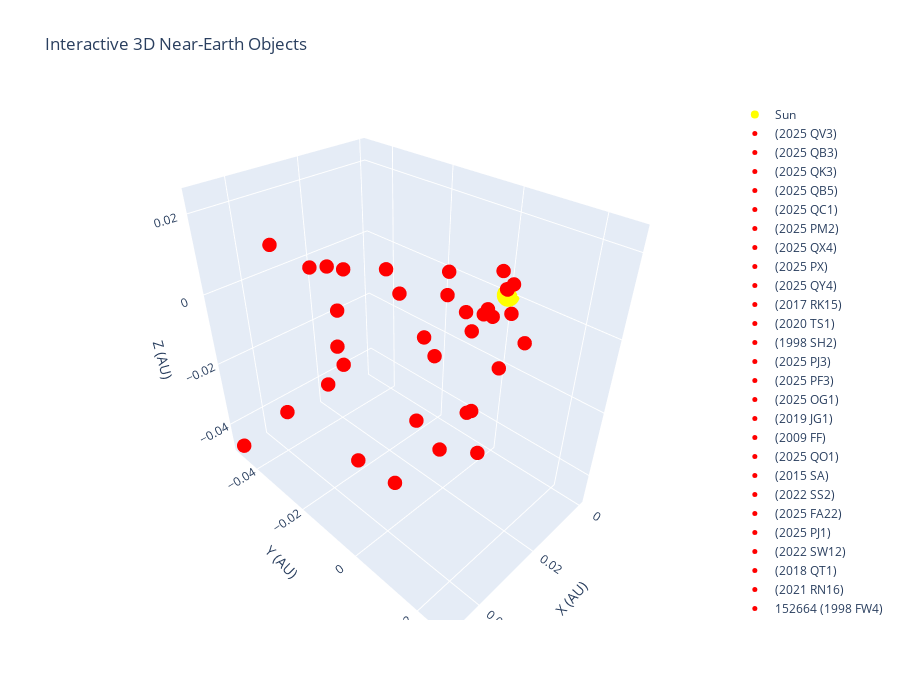
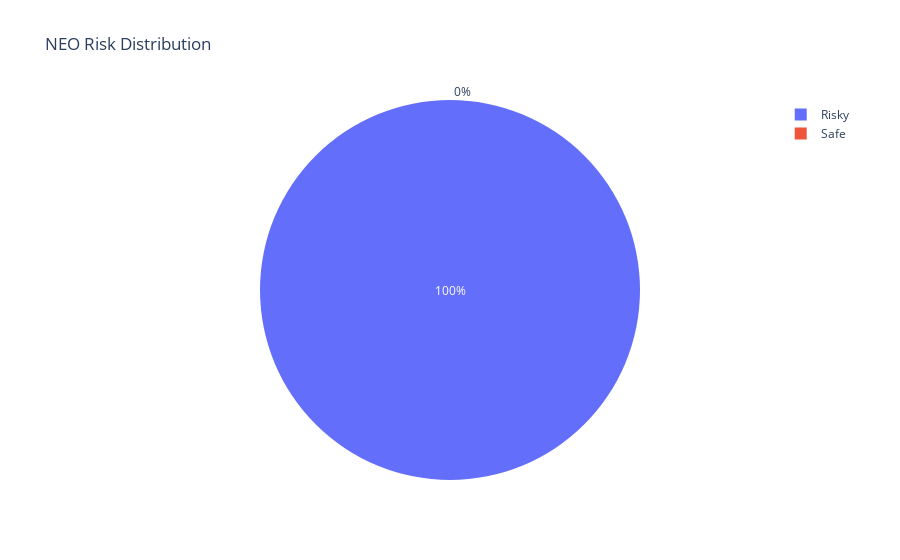
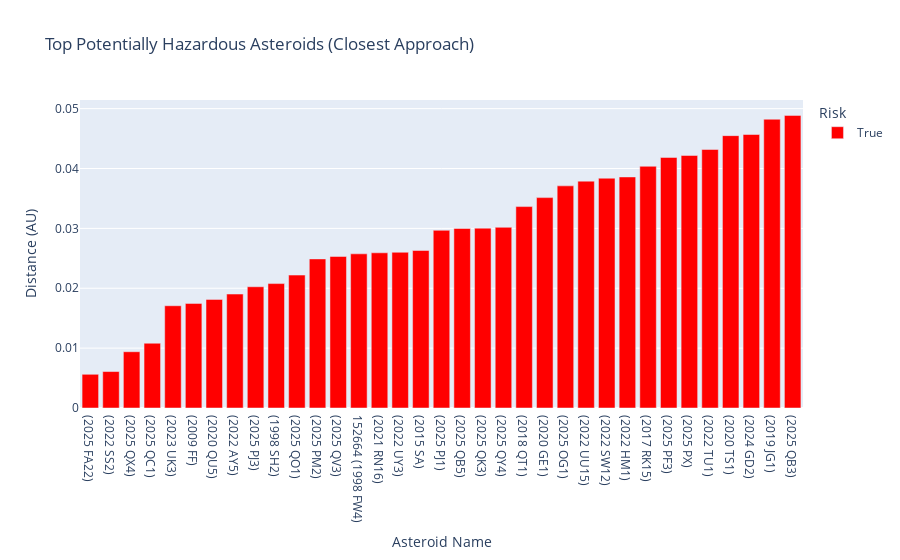
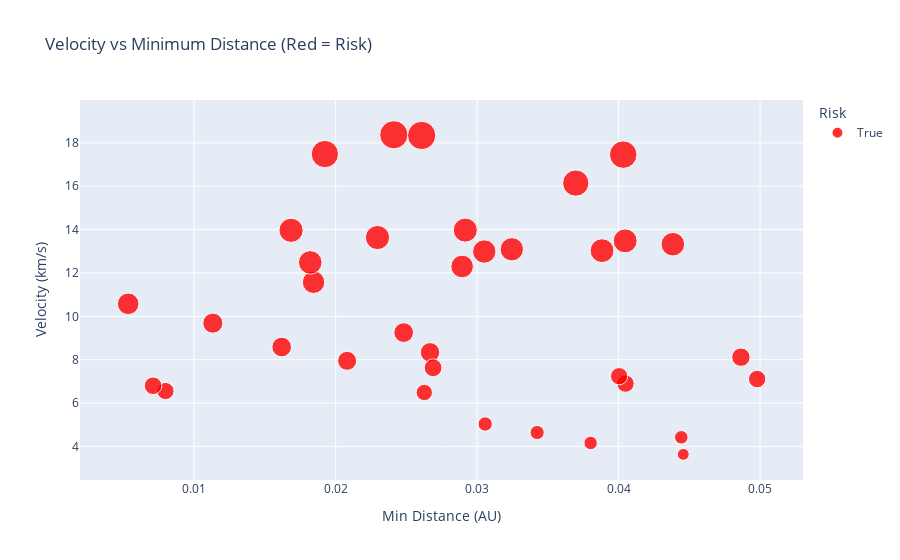

Notebook code cell kept with these figures, in order:
### Code cell
import pandas as pd
import numpy as np
import matplotlib.pyplot as plt
import plotly.graph_objects as go
import plotly.express as px

# =============================
# 1. Load Dataset
# =============================
df = pd.read_csv(r"C:\Users\hp\Downloads\NEO Earth Close Approaches.csv")
df.columns = df.columns.str.strip()

# Auto-detect columns
col_object = next((c for c in df.columns if 'object' in c.lower() or 'designation' in c.lower()), None)
col_date = next((c for c in df.columns if 'date' in c.lower()), None)
col_distance_min = next((c for c in df.columns if 'distance' in c.lower() and 'min' in c.lower()), None)
col_distance_nom = next((c for c in df.columns if 'distance' in c.lower() and 'nom' in c.lower()), None)
col_velocity = next((c for c in df.columns if 'v' in c.lower()), None)  # velocity column auto-detect

# Convert numeric columns
df[col_distance_min] = pd.to_numeric(df[col_distance_min], errors='coerce')
df[col_distance_nom] = pd.to_numeric(df[col_distance_nom], errors='coerce')
df[col_velocity] = pd.to_numeric(df[col_velocity], errors='coerce')

# =============================
# 2. Risk Detection
# =============================
threshold_au = 0.05
df['Risk'] = df[col_distance_min] <= threshold_au
risky_asteroids = df[df['Risk']]

print(f"Detected {len(risky_asteroids)} potentially hazardous asteroids.")

# =============================
# 3. 2D Orbit Plot (Matplotlib)
# =============================
plt.figure(figsize=(10,10))
ax = plt.gca()

# Plot Sun
ax.scatter(0,0,color='yellow', s=250, label='Sun')

# Earth orbit (1 AU circle)
theta = np.linspace(0,2*np.pi,500)
ax.plot(np.cos(theta), np.sin(theta), 'b--', label='Earth Orbit (1 AU)')

# Plot NEOs using nominal distances
for idx, row in df.head(50).iterrows():  # first 50 for clarity
    x = row[col_distance_nom] if not np.isnan(row[col_distance_nom]) else 0
    y = np.random.uniform(-x, x)
    color = 'red' if row['Risk'] else 'green'
    ax.scatter(x, y, color=color, alpha=0.7, label=row[col_object] if row['Risk'] else None)

ax.set_aspect('equal','box')
ax.set_xlabel('X (AU)')
ax.set_ylabel('Y (AU)')
ax.set_title('Near-Earth Object Orbits (Red = Risky)')
ax.legend(loc='upper right', fontsize=8)
plt.show()

# =============================
# 4. Interactive 3D Plot (Plotly)
# =============================
fig3d = go.Figure()

# Sun
fig3d.add_trace(go.Scatter3d(
    x=[0], y=[0], z=[0],
    mode='markers',
    marker=dict(size=8, color='yellow'),
    name='Sun'
))

# NEOs positions (randomized z for 3D effect)
for idx, row in df.head(50).iterrows():
    x = row[col_distance_nom] if not np.isnan(row[col_distance_nom]) else 0
    y = np.random.uniform(-x, x)
    z = np.random.uniform(-x, x)
    color = 'red' if row['Risk'] else 'green'
    fig3d.add_trace(go.Scatter3d(
        x=[x], y=[y], z=[z],
        mode='markers',
        marker=dict(size=5, color=color),
        hovertext=f"{row[col_object]}<br>Date: {row[col_date]}<br>Min Distance: {row[col_distance_min]:.4f} AU",
        name=row[col_object]
    ))

fig3d.update_layout(
    title="Interactive 3D Near-Earth Objects",
    scene=dict(xaxis_title='X (AU)', yaxis_title='Y (AU)', zaxis_title='Z (AU)'),
    height=700
)
fig3d.show()

# =============================
# 5. Risk Visualization Charts (Plotly)
# =============================

# Pie Chart: Risk Distribution
risk_counts = df['Risk'].value_counts()
fig_pie = px.pie(
    names=['Safe','Risky'],
    values=[risk_counts.get(False,0), risk_counts.get(True,0)],
    title="NEO Risk Distribution",
    color_discrete_map={'Safe':'green','Risky':'red'}
)
fig_pie.show()

# Bar Chart: Top risky asteroids
if not risky_asteroids.empty:
    fig_bar = px.bar(
        risky_asteroids.sort_values(col_distance_min),
        x=col_object,
        y=col_distance_min,
        color='Risk',
        title='Top Potentially Hazardous Asteroids (Closest Approach)',
        labels={col_distance_min:'Distance (AU)', col_object:'Asteroid Name'},
        color_discrete_map={True:'red', False:'green'}
    )
    fig_bar.show()

# =============================
# 7. Scatter Plot: Velocity vs Min Distance (Improved with jitter)
# =============================
scatter_df = df.head(100).copy()
scatter_df = scatter_df.dropna(subset=[col_distance_min, col_velocity])

# Create HighVelocity column (boolean) based on threshold
velocity_threshold = 25  # km/s
scatter_df['HighVelocity'] = scatter_df[col_velocity] > velocity_threshold

# Scale marker size and differentiate risky NEOs
scatter_df['HighVelocityNum'] = np.where(
    scatter_df['Risk'],
    scatter_df[col_velocity] / scatter_df[col_velocity].max() * 80,  # risky NEOs larger
    scatter_df[col_velocity] / scatter_df[col_velocity].max() * 30   # safe NEOs smaller
)

# Add jitter to avoid overlapping red dots
scatter_df['DistanceJitter'] = scatter_df[col_distance_min] + np.random.uniform(-0.002, 0.002, len(scatter_df))
scatter_df['VelocityJitter'] = scatter_df[col_velocity] + np.random.uniform(-0.5, 0.5, len(scatter_df))

fig_scatter = px.scatter(
    scatter_df,
    x='DistanceJitter',
    y='VelocityJitter',
    color='Risk',
    size='HighVelocityNum',
    opacity=0.8,
    title='Velocity vs Minimum Distance (Red = Risk)',
    labels={'DistanceJitter':'Min Distance (AU)', 'VelocityJitter':'Velocity (km/s)'},
    color_discrete_map={True:'red', False:'green'}
)
fig_scatter.show()

# =============================
# 8. Heatmap: Risk Clustering
# =============================
heat_df = df.head(100).copy()
heat_df = heat_df.dropna(subset=[col_distance_min, col_velocity])

# Bin distance and velocity
heat_df['DistanceBin'] = pd.cut(heat_df[col_distance_min], bins=10)
heat_df['VelocityBin'] = pd.cut(heat_df[col_velocity], bins=10)

# Group by bins and explicitly set observed=True to avoid FutureWarning
heatmap_data = heat_df.groupby(['DistanceBin','VelocityBin'], observed=True).size().unstack(fill_value=0)

plt.figure(figsize=(10,6))
plt.imshow(heatmap_data, cmap='Reds', origin='lower', aspect='auto')

# Set axis labels as bin ranges
plt.xticks(range(len(heatmap_data.columns)), [f'{round(interval.left,2)}-{round(interval.right,2)}' for interval in heatmap_data.columns], rotation=45)
plt.yticks(range(len(heatmap_data.index)), [f'{round(interval.left,2)}-{round(interval.right,2)}' for interval in heatmap_data.index])

plt.colorbar(label='Number of NEOs')
plt.xlabel('Velocity Bins (km/s)')
plt.ylabel('Distance Bins (AU)')
plt.title('NEO Risk Heatmap (Red = More NEOs)')
plt.tight_layout()
plt.show()

### Figure 1 — Plotly figure (JSON) as saved in the notebook; plotly's stock layout.template omitted (floating-point values rounded to 4 significant figures)
{"data": [{"marker": {"color": "yellow", "size": 8}, "mode": "markers", "name": "Sun", "type": "scatter3d", "x": [0], "y": [0], "z": [0]}, {"hovertext": "(2025 QV3)<br>Date: 2025-Aug-25 23:41 ± < 00:01<br>Min Distance: 0.0253 AU", "marker": {"color": "red", "size": 5}, "mode": "markers", "name": "(2025 QV3)", "type": "scatter3d", "x": [0.02531], "y": [0.002829], "z": [0.01122]}, {"hovertext": "(2025 QB3)<br>Date: 2025-Aug-26 08:03 ±    00:05<br>Min Distance: 0.0489 AU", "marker": {"color": "red", "size": 5}, "mode": "markers", "name": "(2025 QB3)", "type": "scatter3d", "x": [0.04887], "y": [-0.04816], "z": [-0.04733]}, {"hovertext": "(2025 QK3)<br>Date: 2025-Aug-26 15:43 ± < 00:01<br>Min Distance: 0.0300 AU", "marker": {"color": "red", "size": 5}, "mode": "markers", "name": "(2025 QK3)", "type": "scatter3d", "x": [0.03004], "y": [0.001163], "z": [0.002618]}, {"hovertext": "(2025 QB5)<br>Date: 2025-Aug-26 17:15 ±    01:25<br>Min Distance: 0.0300 AU", "marker": {"color": "red", "size": 5}, "mode": "markers", "name": "(2025 QB5)", "type": "scatter3d", "x": [0.02998], "y": [-0.02355], "z": [0.009062]}, {"hovertext": "(2025 QC1)<br>Date: 2025-Aug-27 01:06 ± < 00:01<br>Min Distance: 0.0108 AU", "marker": {"color": "red", "size": 5}, "mode": "markers", "name": "(2025 QC1)", "type": "scatter3d", "x": [0.01082], "y": [-0.003615], "z": [-0.001562]}, {"hovertext": "(2025 PM2)<br>Date: 2025-Aug-27 12:27 ± < 00:01<br>Min Distance: 0.0249 AU", "marker": {"color": "red", "size": 5}, "mode": "markers", "name": "(2025 PM2)", "type": "scatter3d", "x": [0.0249], "y": [0.01069], "z": [-0.01421]}, {"hovertext": "(2025 QX4)<br>Date: 2025-Aug-27 16:21 ± < 00:01<br>Min Distance: 0.0094 AU", "marker": {"color": "red", "size": 5}, "mode": "markers", "name": "(2025 QX4)", "type": "scatter3d", "x": [0.0094], "y": [0.001401], "z": [0.0007193]}, {"hovertext": "(2025 PX)<br>Date: 2025-Aug-29 02:50 ± < 00:01<br>Min Distance: 0.0422 AU", "marker": {"color": "red", "size": 5}, "mode": "markers", "name": "(2025 PX)", "type": "scatter3d", "x": [0.04218], "y": [0.02613], "z": [0.02348]}, {"hovertext": "(2025 QY4)<br>Date: 2025-Aug-29 05:56 ± < 00:01<br>Min Distance: 0.0302 AU", "marker": {"color": "red", "size": 5}, "mode": "markers", "name": "(2025 QY4)", "type": "scatter3d", "x": [0.03018], "y": [-0.02728], "z": [-0.01315]}, {"hovertext": "(2017 RK15)<br>Date: 2025-Aug-29 17:50 ±    00:03<br>Min Distance: 0.0404 AU", "marker": {"color": "red", "size": 5}, "mode": "markers", "name": "(2017 RK15)", "type": "scatter3d", "x": [0.04037], "y": [-0.03739], "z": [-0.03386]}, {"hovertext": "(2020 TS1)<br>Date: 2025-Aug-29 18:43 ±    19:47<br>Min Distance: 0.0455 AU", "marker": {"color": "red", "size": 5}, "mode": "markers", "name": "(2020 TS1)", "type": "scatter3d", "x": [0.04549], "y": [-0.009183], "z": [0.02042]}, {"hovertext": "(1998 SH2)<br>Date: 2025-Aug-30 13:25 ± < 00:01<br>Min Distance: 0.0208 AU", "marker": {"color": "red", "size": 5}, "mode": "markers", "name": "(1998 SH2)", "type": "scatter3d", "x": [0.02078], "y": [0.01503], "z": [0.01655]}, {"hovertext": "(2025 PJ3)<br>Date: 2025-Sep-01 01:41 ±    00:13<br>Min Distance: 0.0203 AU", "marker": {"color": "red", "size": 5}, "mode": "markers", "name": "(2025 PJ3)", "type": "scatter3d", "x": [0.02025], "y": [-0.0201], "z": [0.006819]}, {"hovertext": "(2025 PF3)<br>Date: 2025-Sep-03 17:54 ± < 00:01<br>Min Distance: 0.0418 AU", "marker": {"color": "red", "size": 5}, "mode": "markers", "name": "(2025 PF3)", "type": "scatter3d", "x": [0.04185], "y": [0.004464], "z": [-0.0282]}, {"hovertext": "(2025 OG1)<br>Date: 2025-Sep-05 16:46 ±    01:41<br>Min Distance: 0.0371 AU", "marker": {"color": "red", "size": 5}, "mode": "markers", "name": "(2025 OG1)", "type": "scatter3d", "x": [0.0371], "y": [-0.01333], "z": [-0.03701]}, {"hovertext": "(2019 JG1)<br>Date: 2025-Sep-09 15:01 ±    00:38<br>Min Distance: 0.0482 AU", "marker": {"color": "red", "size": 5}, "mode": "markers", "name": "(2019 JG1)", "type": "scatter3d", "x": [0.04823], "y": [-0.01072], "z": [0.02064]}, {"hovertext": "(2009 FF)<br>Date: 2025-Sep-11 17:31 ± < 00:01<br>Min Distance: 0.0175 AU", "marker": {"color": "red", "size": 5}, "mode": "markers", "name": "(2009 FF)", "type": "scatter3d", "x": [0.01747], "y": [0.01697], "z": [0.002734]}, {"hovertext": "(2025 QO1)<br>Date: 2025-Sep-11 19:08 ±    00:04<br>Min Distance: 0.0222 AU", "marker": {"color": "red", "size": 5}, "mode": "markers", "name": "(2025 QO1)", "type": "scatter3d", "x": [0.0222], "y": [0.0003423], "z": [0.01434]}, {"hovertext": "(2015 SA)<br>Date: 2025-Sep-13 02:45 ±    05:47<br>Min Distance: 0.0263 AU", "marker": {"color": "red", "size": 5}, "mode": "markers", "name": "(2015 SA)", "type": "scatter3d", "x": [0.02631], "y": [0.01623], "z": [0.02176]}, {"hovertext": "(2022 SS2)<br>Date: 2025-Sep-13 15:22 ± 3_03:06<br>Min Distance: 0.0061 AU", "marker": {"color": "red", "size": 5}, "mode": "markers", "name": "(2022 SS2)", "type": "scatter3d", "x": [0.00609], "y": [0.003809], "z": [0.005353]}, {"hovertext": "(2025 FA22)<br>Date: 2025-Sep-18 07:42 ± < 00:01<br>Min Distance: 0.0056 AU", "marker": {"color": "red", "size": 5}, "mode": "markers", "name": "(2025 FA22)", "type": "scatter3d", "x": [0.00563], "y": [-0.002402], "z": [-0.003851]}, {"hovertext": "(2025 PJ1)<br>Date: 2025-Sep-21 19:58 ±    03:28<br>Min Distance: 0.0297 AU", "marker": {"color": "red", "size": 5}, "mode": "markers", "name": "(2025 PJ1)", "type": "scatter3d", "x": [0.02968], "y": [-0.02594], "z": [-0.01817]}, {"hovertext": "(2022 SW12)<br>Date: 2025-Sep-23 01:38 ± < 00:01<br>Min Distance: 0.0384 AU", "marker": {"color": "red", "size": 5}, "mode": "markers", "name": "(2022 SW12)", "type": "scatter3d", "x": [0.03838], "y": [0.01979], "z": [-0.001285]}, {"hovertext": "(2018 QT1)<br>Date: 2025-Sep-23 17:40 ± < 00:01<br>Min Distance: 0.0336 AU", "marker": {"color": "red", "size": 5}, "mode": "markers", "name": "(2018 QT1)", "type": "scatter3d", "x": [0.03364], "y": [0.01588], "z": [0.01239]}, {"hovertext": "(2021 RN16)<br>Date: 2025-Sep-23 22:07 ± 5_14:26<br>Min Distance: 0.0259 AU", "marker": {"color": "red", "size": 5}, "mode": "markers", "name": "(2021 RN16)", "type": "scatter3d", "x": [0.02592], "y": [0.01407], "z": [-0.02355]}, {"hovertext": "152664 (1998 FW4)<br>Date: 2025-Sep-29 18:59 ± < 00:01<br>Min Distance: 0.0257 AU", "marker": {"color": "red", "size": 5}, "mode": "markers", "name": "152664 (1998 FW4)", "type": "scatter3d", "x": [0.02575], "y": [-0.01025], "z": [0.006568]}, {"hovertext": "(2020 GE1)<br>Date: 2025-Oct-02 21:39 ±    01:34<br>Min Distance: 0.0351 AU", "marker": {"color": "red", "size": 5}, "mode": "markers", "name": "(2020 GE1)", "type": "scatter3d", "x": [0.03514], "y": [-0.02013], "z": [0.002134]}, {"hovertext": "(2022 TU1)<br>Date: 2025-Oct-08 08:43 ± 3_02:58<br>Min Distance: 0.0432 AU", "marker": {"color": "red", "size": 5}, "mode": "markers", "name": "(2022 TU1)", "type": "scatter3d", "x": [0.04318], "y": [0.01781], "z": [-0.008514]}, {"hovertext": "(2020 QU5)<br>Date: 2025-Oct-09 00:26 ± 2_08:36<br>Min Distance: 0.0181 AU", "marker": {"color": "red", "size": 5}, "mode": "markers", "name": "(2020 QU5)", "type": "scatter3d", "x": [0.01814], "y": [0.01182], "z": [0.01326]}, {"hovertext": "(2022 AY5)<br>Date: 2025-Oct-14 08:00 ± 5_09:51<br>Min Distance: 0.0190 AU", "marker": {"color": "red", "size": 5}, "mode": "markers", "name": "(2022 AY5)", "type": "scatter3d", "x": [0.01903], "y": [-0.005497], "z": [-0.01075]}, {"hovertext": "(2022 UY3)<br>Date: 2025-Oct-15 14:21 ±    16:57<br>Min Distance: 0.0260 AU", "marker": {"color": "red", "size": 5}, "mode": "markers", "name": "(2022 UY3)", "type": "scatter3d", "x": [0.02601], "y": [-0.004348], "z": [-0.02543]}, {"hovertext": "(2022 UU15)<br>Date: 2025-Oct-19 03:00 ±    08:03<br>Min Distance: 0.0379 AU", "marker": {"color": "red", "size": 5}, "mode": "markers", "name": "(2022 UU15)", "type": "scatter3d", "x": [0.03789], "y": [0.02532], "z": [0.0113]}, {"hovertext": "(2023 UK3)<br>Date: 2025-Oct-21 10:28 ± 2_20:18<br>Min Distance: 0.0171 AU", "marker": {"color": "red", "size": 5}, "mode": "markers", "name": "(2023 UK3)", "type": "scatter3d", "x": [0.01708], "y": [0.01279], "z": [0.007637]}, {"hovertext": "(2024 GD2)<br>Date: 2025-Oct-22 17:04 ± 2_00:10<br>Min Distance: 0.0457 AU", "marker": {"color": "red", "size": 5}, "mode": "markers", "name": "(2024 GD2)", "type": "scatter3d", "x": [0.04568], "y": [-0.01147], "z": [-0.007789]}, {"hovertext": "(2022 HM1)<br>Date: 2025-Oct-23 04:22 ± 8_06:17<br>Min Distance: 0.0386 AU", "marker": {"color": "red", "size": 5}, "mode": "markers", "name": "(2022 HM1)", "type": "scatter3d", "x": [0.03859], "y": [-0.03828], "z": [0.0129]}], "layout": {"height": 700, "scene": {"xaxis": {"title": {"text": "X (AU)"}}, "yaxis": {"title": {"text": "Y (AU)"}}, "zaxis": {"title": {"text": "Z (AU)"}}}, "title": {"text": "Interactive 3D Near-Earth Objects"}}}

### Figure 2 — Plotly figure (JSON) as saved in the notebook; plotly's stock layout.template omitted (floating-point values rounded to 4 significant figures)
{"data": [{"domain": {"x": [0, 1], "y": [0, 1]}, "hovertemplate": "label=%{label}<br>value=%{value}<extra></extra>", "labels": ["Safe", "Risky"], "legendgroup": "", "name": "", "showlegend": true, "type": "pie", "values": [0, 35]}], "layout": {"legend": {"tracegroupgap": 0}, "title": {"text": "NEO Risk Distribution"}}}

### Figure 3 — Plotly figure (JSON) as saved in the notebook; plotly's stock layout.template omitted (floating-point values rounded to 4 significant figures)
{"data": [{"hovertemplate": "Risk=True<br>Asteroid Name=%{x}<br>Distance (AU)=%{y}<extra></extra>", "legendgroup": "True", "marker": {"color": "red", "pattern": {"shape": ""}}, "name": "True", "orientation": "v", "showlegend": true, "textposition": "auto", "type": "bar", "x": ["(2025 FA22)", "(2022 SS2)", "(2025 QX4)", "(2025 QC1)", "(2023 UK3)", "(2009 FF)", "(2020 QU5)", "(2022 AY5)", "(2025 PJ3)", "(1998 SH2)", "(2025 QO1)", "(2025 PM2)", "(2025 QV3)", "152664 (1998 FW4)", "(2021 RN16)", "(2022 UY3)", "(2015 SA)", "(2025 PJ1)", "(2025 QB5)", "(2025 QK3)", "(2025 QY4)", "(2018 QT1)", "(2020 GE1)", "(2025 OG1)", "(2022 UU15)", "(2022 SW12)", "(2022 HM1)", "(2017 RK15)", "(2025 PF3)", "(2025 PX)", "(2022 TU1)", "(2020 TS1)", "(2024 GD2)", "(2019 JG1)", "(2025 QB3)"], "xaxis": "x", "y": [0.00563, 0.00609, 0.0094, 0.01082, 0.01708, 0.01747, 0.01814, 0.01903, 0.02025, 0.02078, 0.0222, 0.0249, 0.02531, 0.02575, 0.02592, 0.02601, 0.02631, 0.02968, 0.02998, 0.03004, 0.03018, 0.03364, 0.03514, 0.0371, 0.03789, 0.03838, 0.03859, 0.04037, 0.04185, 0.04218, 0.04318, 0.04549, 0.04568, 0.04823, 0.04887], "yaxis": "y"}], "layout": {"barmode": "relative", "legend": {"title": {"text": "Risk"}, "tracegroupgap": 0}, "title": {"text": "Top Potentially Hazardous Asteroids (Closest Approach)"}, "xaxis": {"anchor": "y", "domain": [0, 1], "title": {"text": "Asteroid Name"}}, "yaxis": {"anchor": "x", "domain": [0, 1], "title": {"text": "Distance (AU)"}}}}

### Figure 4 — Plotly figure (JSON) as saved in the notebook; plotly's stock layout.template omitted (floating-point values rounded to 4 significant figures)
{"data": [{"hovertemplate": "Risk=True<br>Min Distance (AU)=%{x}<br>Velocity (km/s)=%{y}<br>HighVelocityNum=%{marker.size}<extra></extra>", "legendgroup": "True", "marker": {"color": "red", "opacity": 0.8, "size": [26.65, 30.26, 54.68, 20.51, 40.54, 79.53, 29.62, 30.13, 58.03, 56.74, 14.06, 74.37, 50.47, 29.83, 17.97, 33.96, 55.58, 58.42, 38.9, 31.04, 46.38, 50.94, 75.74, 54.38, 37.87, 80.0, 20.08, 55.5, 58.59, 36.11, 31.85, 69.04, 38.6, 18.18, 57.09], "sizemode": "area", "sizeref": 0.2, "symbol": "circle"}, "mode": "markers", "name": "True", "orientation": "v", "showlegend": true, "type": "scatter", "x": [0.02627, 0.04979, 0.0305, 0.03057, 0.01132, 0.02411, 0.007972, 0.04049, 0.02916, 0.03883, 0.04457, 0.01924, 0.01844, 0.04004, 0.03802, 0.04865, 0.01821, 0.02296, 0.02481, 0.007096, 0.005336, 0.02894, 0.04033, 0.03245, 0.02667, 0.02608, 0.03424, 0.04384, 0.01685, 0.02081, 0.02689, 0.03697, 0.01619, 0.04443, 0.04046], "xaxis": "x", "y": [6.485, 7.106, 12.99, 5.03, 9.683, 18.37, 6.554, 6.896, 13.98, 13.03, 3.631, 17.49, 11.57, 7.237, 4.157, 8.116, 12.49, 13.63, 9.249, 6.797, 10.58, 12.3, 17.46, 13.09, 8.338, 18.34, 4.637, 13.33, 13.97, 7.946, 7.625, 16.15, 8.583, 4.419, 13.48], "yaxis": "y"}], "layout": {"legend": {"itemsizing": "constant", "title": {"text": "Risk"}, "tracegroupgap": 0}, "title": {"text": "Velocity vs Minimum Distance (Red = Risk)"}, "xaxis": {"anchor": "y", "domain": [0, 1], "title": {"text": "Min Distance (AU)"}}, "yaxis": {"anchor": "x", "domain": [0, 1], "title": {"text": "Velocity (km/s)"}}}}
